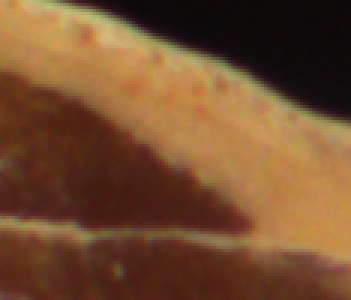
#> input picture img/Motifs/motif_nucleus_1.png, 117 x 100 px, found by its file name (shown 3 times larger)
$ jupyter execute --allow-errors 'Traitement_automatisé.ipynb'   (older library calls are emulated)
#> lines starting #> are read from the running program, lines starting #| are printed output that depends on the picture
# On importe les librairies requises

[cell 1]
import numpy as np
from PIL import Image
import matplotlib.pyplot as plt
import cv2
import os
import time
from sklearn.cluster import KMeans
from skimage.color import rgb2lab, lab2rgb, rgb2hsv, hsv2rgb
#from kmeans_gpu import KMeans
#import torch

# On charge les images correspondantes au motifs a rechercher

[cell 2]
template_nucleus = cv2.imread('./Motifs/motif_nucleus_1.png')
#> template_nucleus is the input picture: shape (100, 117, 3); mean B, G, R 47.2, 78.2, 116.5

if template_nucleus is None:
    print("Error: Could not read the image.")
else:
    # Continue with displaying the image.
    cv2.imshow('template_nucleus', template_nucleus)
    plt.imshow(cv2.cvtColor(template_nucleus, cv2.COLOR_BGR2RGB))
    plt.axis('off')
    plt.show()
    print(template_nucleus.shape)
#| (100, 117, 3)

[cell 3]
template_nucleus_2 = cv2.imread('./Motifs/motif_nucleus_2.png')
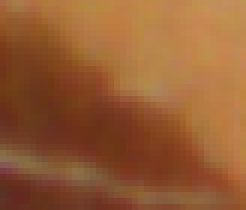
#> input picture img/Motifs/motif_nucleus_2.png, 41 x 35 px, found by its file name (shown 6 times larger)
#> template_nucleus_2 is the input picture: shape (35, 41, 3); mean B, G, R 51.9, 92.7, 149.3

if template_nucleus_2 is None:
    print("Error: Could not read the image.")
else:
    # Continue with displaying the image.
    cv2.imshow('template_nucleus', template_nucleus_2)
    plt.imshow(cv2.cvtColor(template_nucleus_2, cv2.COLOR_BGR2RGB))
    plt.axis('off')
    plt.show()
    print(template_nucleus_2.shape)
#| (35, 41, 3)

[cell 4]
template_cotes = cv2.imread('./Motifs/colonne/motif_bas_1.png')
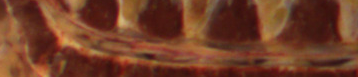
#> input picture img/Motifs/colonne/motif_bas_1.png, 358 x 77 px, found by its file name
#> template_cotes is the input picture: shape (77, 358, 3); mean B, G, R 39.1, 61.8, 113.1

if template_cotes is None:
    print("Error: Could not read the image.")
else:
    # Continue with displaying the image.
    cv2.imshow('template_cotes', template_cotes)
    plt.imshow(cv2.cvtColor(template_cotes, cv2.COLOR_BGR2RGB))
    plt.axis('off')
    plt.show()
    print(template_cotes.shape)
#| (77, 358, 3)

[cell 5]
motif_directory = './Motifs/colonne/'

# Initialisation de la liste des motifs
liste_motifs = []

# Parcours de tous les fichiers dans le répertoire de motifs
for filename in os.listdir(motif_directory):
    # Vérification de l'extension du fichier
    if filename.endswith('.png'):
        # Construction du chemin complet du motif
        motif_path = os.path.join(motif_directory, filename)
        # Lecture du motif
        motif = cv2.imread(motif_path)
        # Vérification si la lecture a réussi
        if motif is not None:
            # Ajout du motif à la liste
            liste_motifs.append(motif)
        else:
            print(f"Error: Could not read the image {motif_path}")

# Affichage de la liste des motifs
num_motifs = len(liste_motifs)
#> num_motifs = 1
fig, axs = plt.subplots(1, num_motifs, figsize=(10, 5))

#> (the rest of this cell did not finish here and is left out)

# On réalise les fonctions qui seront utilisées dans le script principal

[cell 6]
# [81 lines left out: function ajout_box, not called in this run]

    #return [image, best_template_cotes is not None]

[cell 7]
def traitement_kmean(image_init,k):

    #image = rgb2lab(image_init)
    #image = cv2.cvtColor(image_init, cv2.COLOR_BGR2YUV)
    image = image_init
    pixel_matrix = np.array(image)

    # Redimensionner la matrice de pixels en une liste de pixels
    pixels = pixel_matrix.reshape(-1, 3)
    # Appliquer K-Means pour réduire les couleurs
    kmeans = KMeans(n_clusters=k, random_state=10, n_init =10)
    kmeans.fit(pixels)
    labels = kmeans.predict(pixels)
    cluster_centers = kmeans.cluster_centers_

    # Remplacer les couleurs des pixels par les couleurs moyennes des catégories
    pixels_reduced = cluster_centers[labels].reshape(pixel_matrix.shape)

    # Créer une nouvelle image à partir des pixels réduits
    image_reduced = Image.fromarray(pixels_reduced.astype('uint8'))
    return image_reduced

[cell 8]
# [23 lines left out: function traitement_kmean_gpu, not called in this run]

[cell 9]
# [19 lines left out: function traitement_kmean_red, not called in this run]

[cell 10]
#0 = bleu
#1 = vert
#2 = rouge
# [25 lines left out: function traitement_kmean_red_green, not called in this run]

[cell 11]
# [21 lines left out: function traitement_kmean_YUV, not called in this run]

[cell 12]
# [23 lines left out: function traitement_kmean_lab, not called in this run]

[cell 13]
# [23 lines left out: function traitement_kmean_hsv, not called in this run]

# Traitement du dossier

## Ajout des zones

[cell 14]
dossier_source = "./Images_originales"
chemin_destination = "./Images_finales"
nb_images = 0
images_valides = 0
temps_debut = time.time()

#> (the rest of this cell did not finish here and is left out)

## KMEAN

[cell 15]
# Images_originales_finales
# Images_originales_réduit
# Images_originales
dossier_source = "./Images_originales"
chemin_destination = "./Images_kmean_3"
nb_images = 0
temps_debut = time.time()

#> (the rest of this cell did not finish here and is left out)

## GPU

[cell 16]
# Images_originales_finales
# Images_originales_réduit
# Images_originales
dossier_source = "./Images_originales"
chemin_destination = "./Images_kmean_gpu"
nb_images = 0
temps_debut = time.time()

#> (the rest of this cell did not finish here and is left out)

[cell 17]
dossier_source = "./Images_originales"
chemin_destination = "./Images_kmean_red"
nb_images = 0
temps_debut = time.time()

#> (the rest of this cell did not finish here and is left out)

[cell 18]
dossier_source = "./Images_originales"
chemin_destination = "./Images_kmean_red_green"
nb_images = 0
temps_debut = time.time()

#> (the rest of this cell did not finish here and is left out)

## LAB

[cell 19]
# Images_originales_finales
# Images_originales_réduit
# Images_originales
dossier_source = "./Images_originales"
chemin_destination = "./Images_kmean_LAB"
nb_images = 0
temps_debut = time.time()

#> (the rest of this cell did not finish here and is left out)

## YUV

[cell 20]
# Images_originales_finales
# Images_originales_réduit
# Images_originales
dossier_source = "./Images_originales"
chemin_destination = "./Images_kmean_YUV"
nb_images = 0
temps_debut = time.time()

#> (the rest of this cell did not finish here and is left out)

## HSV

[cell 21]
# Images_originales_finales
# Images_originales_réduit
# Images_originales
dossier_source = "./Images_originales"
chemin_destination = "./Images_kmean_HSV_2"
nb_images = 0
temps_debut = time.time()

#> (the rest of this cell did not finish here and is left out)

# Algorithmes de détection des contours

## Canny edge detector

[cell 22]
# Images_originales_finales
# Images_originales_réduit
# Images_originales
dossier_source = "./Images_originales"
chemin_destination = "./Images_kmean_canny_edge"
nb_images = 0
temps_debut = time.time()

lower_threshold = 100
upper_threshold = 150

#> (the rest of this cell did not finish here and is left out)

## Sobel Operator

[cell 23]
# Images_originales_finales
# Images_originales_réduit
# Images_originales
dossier_source = "./Images_originales"
chemin_destination = "./Images_kmean_sobel_operator"
nb_images = 0
temps_debut = time.time()


#> (the rest of this cell did not finish here and is left out)

## contours actifs

[cell 24]
from skimage.segmentation import active_contour

# Images_originales_finales
# Images_originales_réduit
# Images_originales
dossier_source = "./Images_originales"
chemin_destination = "./Images_kmean_contours_actifs"
nb_images = 0
temps_debut = time.time()

# Définir un contour initial (vous devrez ajuster cela en fonction de votre image)
#> (the rest of this cell did not finish here and is left out)

[cell 25]
from kmeanstf import KMeansTF

[cell 26]
import matplotlib.pyplot as plt

# Charger l'image
image = cv2.imread("./Images_originales/000002.jpg")
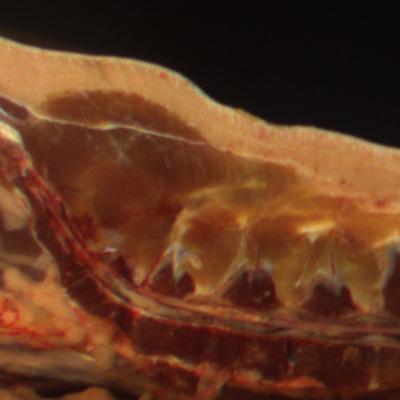
#> input picture img/000002.jpg, 400 x 400 px, found by its file name
#> image is the input picture: shape (400, 400, 3); mean B, G, R 32.3, 56.2, 99

# Définir le noyau structurant
kernel = np.ones((20,30), np.uint8)  # Noyau de 5x5 avec tous les éléments à 1

# Appliquer l'érosion
image_eroded = cv2.erode(image, kernel, iterations=1)

# Afficher les images avec matplotlib
plt.figure(figsize=(10, 5))

# Afficher l'image originale
plt.subplot(1, 2, 1)
plt.title('Image originale')
plt.imshow(cv2.cvtColor(image, cv2.COLOR_BGR2RGB))  # Convertir de BGR à RGB pour matplotlib
plt.axis('off')

# Afficher l'image érodée
plt.subplot(1, 2, 2)
plt.title('Image érodée')
plt.imshow(cv2.cvtColor(image_eroded, cv2.COLOR_BGR2RGB))  # Convertir de BGR à RGB pour matplotlib
plt.axis('off')

plt.show()

[cell 27]
import matplotlib.pyplot as plt

# Charger l'image
image = cv2.imread("./Images_originales/000002.jpg")

# Définir le noyau structurant
kernel = np.ones((3, 3), np.uint8)  # Noyau de 5x5 avec tous les éléments à 1

# Appliquer l'érosion
image_eroded = cv2.erode(image, kernel, iterations=1)

# Afficher les images avec matplotlib
plt.figure(figsize=(10, 5))

# Afficher l'image originale
plt.subplot(1, 3, 1)
plt.title('Image originale')
plt.imshow(cv2.cvtColor(image, cv2.COLOR_BGR2RGB))  # Convertir de BGR à RGB pour matplotlib
plt.axis('off')

# Appliquer le traitement K-Means à l'image érodée
image_traitee_1 = traitement_kmean(image, 3)
image_traitee_2 = traitement_kmean(image_eroded, 3)

# Afficher l'image kmean
plt.subplot(1, 3, 2)
plt.title('Image traitée')
plt.imshow(image_traitee_1)  # Matplotlib attend déjà une image au format RGB
plt.axis('off')

# Afficher l'image kmean érodée
plt.subplot(1, 3, 3)
plt.title('Image traitée')
plt.imshow(image_traitee_2)  # Matplotlib attend déjà une image au format RGB
plt.axis('off')
plt.show()

## Histogrammes suivant les différents formats d'images

## RGB

[cell 28]
import cv2
import matplotlib.pyplot as plt

# Charger l'image
image = cv2.imread("./Images_originales/000002.jpg")

# Convertir l'image en espace couleur RGB
image_rgb = cv2.cvtColor(image, cv2.COLOR_BGR2RGB)

# Séparer les canaux RGB
R, G, B = cv2.split(image_rgb)

# Créer un histogramme pour chaque canal
plt.figure(figsize=(10, 5))

plt.subplot(1, 3, 1)
plt.hist(R.ravel(), bins=256, range=(0, 256), color='red')
plt.title('Canal R')
plt.xlabel('Intensité')
plt.ylabel('Nombre de pixels')

plt.subplot(1, 3, 2)
plt.hist(G.ravel(), bins=256, range=(0, 256), color='green')
plt.title('Canal G')
plt.xlabel('Intensité')
plt.ylabel('Nombre de pixels')

plt.subplot(1, 3, 3)
plt.hist(B.ravel(), bins=256, range=(0, 256), color='blue')
plt.title('Canal B')
plt.xlabel('Intensité')
plt.ylabel('Nombre de pixels')

plt.tight_layout()
plt.show()
#> figure, not shown here; panel 1: tallest bar 4624 high, from x = 13 to 14; panel 2: tallest bar 6325 high, from x = 9 to 10; panel 3: tallest bar 6014 high, from x = 8 to 9

## LAB

[cell 29]
# Charger l'image
image = cv2.imread("./Images_originales/000002.jpg")

# Convertir l'image en espace couleur LAB
image_lab = cv2.cvtColor(image, cv2.COLOR_BGR2LAB)
#> image_lab: shape (400, 400, 3); mean of channels 0, 1, 2 71.3, 144, 149.9

# Séparer les canaux LAB
L, A, B = cv2.split(image_lab)

# Créer un histogramme pour chaque canal
plt.figure(figsize=(10, 5))

plt.subplot(1, 3, 1)
plt.hist(L.ravel(), bins=256, range=(0, 256), color='black')
plt.title('Canal L')
plt.xlabel('luminosité')
plt.ylabel('Nombre de pixels')

plt.subplot(1, 3, 2)
plt.hist(A.ravel(), bins=256, range=(0, 256), color='green')
plt.title('Canal A')
plt.xlabel('Intensité')
plt.ylabel('Nombre de pixels')

plt.subplot(1, 3, 3)
plt.hist(B.ravel(), bins=256, range=(0, 256), color='blue')
plt.title('Canal B')
plt.xlabel('Intensité')
plt.ylabel('Nombre de pixels')

plt.tight_layout()
plt.show()
#> figure, not shown here; panel 1: tallest bar 9455 high, from x = 7 to 8; panel 2: tallest bar 18000 high, from x = 128 to 129; panel 3: tallest bar 14542 high, from x = 130 to 131

## YUV

[cell 30]
# Charger l'image
image = cv2.imread("./Images_originales/000002.jpg")

# Convertir l'image en espace couleur YUV
image_yuv = cv2.cvtColor(image, cv2.COLOR_BGR2YUV)
#> image_yuv: shape (400, 400, 3); mean of channels 0, 1, 2 66.3, 111.3, 156.7

# Séparer les canaux YUV
Y, U, V = cv2.split(image_yuv)
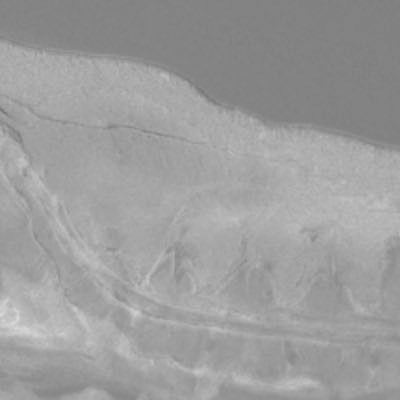
#> V: shape (400, 400); min 116, max 217, mean 156.7

# Créer un histogramme pour chaque canal
plt.figure(figsize=(10, 5))

plt.subplot(1, 3, 1)
plt.hist(Y.ravel(), bins=256, range=(0, 256), color='gray')
plt.title('Canal Y')
plt.xlabel('luminosité')
plt.ylabel('Nombre de pixels')

plt.subplot(1, 3, 2)
plt.hist(U.ravel(), bins=256, range=(0, 256), color='orange')
plt.title('Canal U')
plt.xlabel('Intensité')
plt.ylabel('Nombre de pixels')

plt.subplot(1, 3, 3)
plt.hist(V.ravel(), bins=256, range=(0, 256), color='purple')
plt.title('Canal V')
plt.xlabel('Intensité')
plt.ylabel('Nombre de pixels')

plt.tight_layout()
plt.show()
#> figure, not shown here; panel 1: tallest bar 6795 high, from x = 10 to 11; panel 2: tallest bar 14537 high, from x = 127 to 128; panel 3: tallest bar 15658 high, from x = 131 to 132

## HSV

[cell 31]
# Charger l'image
image = cv2.imread("./Images_originales/000002.jpg")

# Convertir l'image en espace couleur HSV
image_hsv = cv2.cvtColor(image, cv2.COLOR_BGR2HSV)
#> image_hsv: shape (400, 400, 3); mean H, S, V 17.7, 159.5, 99

# Séparer les canaux HSV
H, S, V = cv2.split(image_hsv)
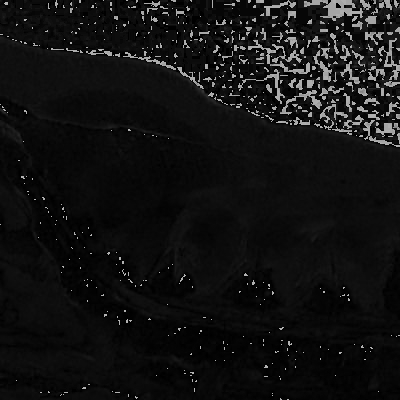
#> H: shape (400, 400); min 0, max 179, mean 17.7
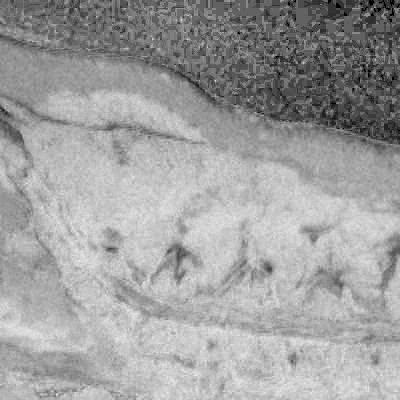
#> S: shape (400, 400); min 0, max 233, mean 159.5

# Créer un histogramme pour chaque canal
plt.figure(figsize=(10, 5))

plt.subplot(1, 3, 1)
plt.hist(H.ravel(), bins=256, range=(0, 256), color='orange', alpha=0.7)
plt.title('Canal H')
plt.xlabel('Teinte')
plt.ylabel('Nombre de pixels')

plt.subplot(1, 3, 2)
plt.hist(S.ravel(), bins=256, range=(0, 256), color='green', alpha=0.7)
plt.title('Canal S')
plt.xlabel('Saturation')
plt.ylabel('Nombre de pixels')

plt.subplot(1, 3, 3)
plt.hist(V.ravel(), bins=256, range=(0, 256), color='blue', alpha=0.7)
plt.title('Canal V')
plt.xlabel('Luminosité')
plt.ylabel('Nombre de pixels')

plt.tight_layout()
plt.show()
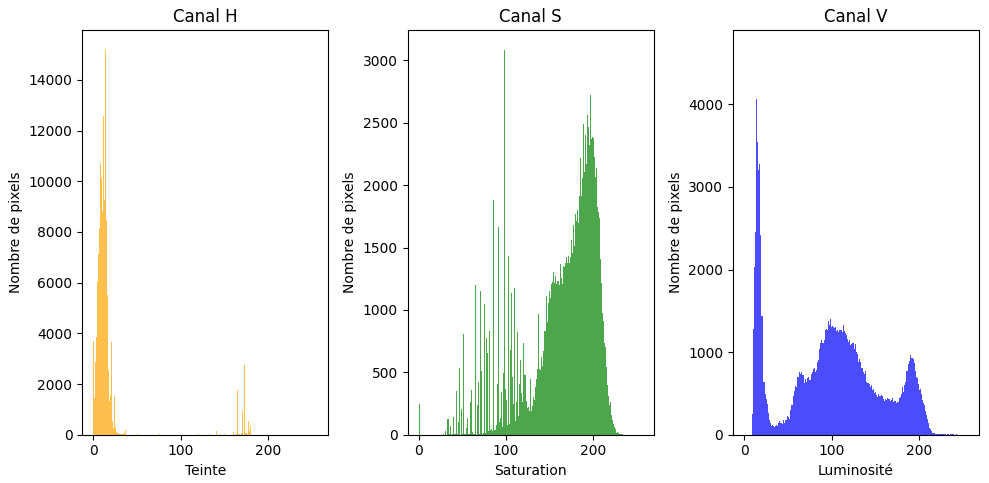
#> figure drawn by matplotlib, 3 panels; panel 1: tallest bar 15193 high, from x = 13 to 14; panel 2: tallest bar 3087 high, from x = 98 to 99; panel 3: tallest bar 4664 high, from x = 13 to 14

[cell 32]
#!/usr/bin/env python

"""
Ensemble de fonctions utilitaires pour l'analyse de l'image.
"""

import cv2 as cv
import math

__author__ = "Bastien Baudouin, Guillaume Polizzi"


# [97 lines left out: functions reframeImage, measureFatThickness, not called in this run]
    #return 0

[cell 33]
def traitement_kmean(image_init,k):

    #image = rgb2lab(image_init)
    #image = cv2.cvtColor(image_init, cv2.COLOR_BGR2YUV)
    image = image_init
    pixel_matrix = np.array(image)

    # Redimensionner la matrice de pixels en une liste de pixels
    pixels = pixel_matrix.reshape(-1, 3)
    # Appliquer K-Means pour réduire les couleurs
    kmeans = KMeans(n_clusters=k, random_state=10, n_init=10)
    kmeans.fit(pixels)
    labels = kmeans.predict(pixels)
    cluster_centers = kmeans.cluster_centers_

    # Remplacer les couleurs des pixels par les couleurs moyennes des catégories
    pixels_reduced = cluster_centers[labels].reshape(pixel_matrix.shape)

    # Créer une nouvelle image à partir des pixels réduits
    image_reduced = Image.fromarray(pixels_reduced.astype('uint8'))
    return image_reduced

[cell 34]
#!/usr/bin/env python
"""
Programme principal d'analyse d'images de carcasses de porc.
"""
import cv2 as cv


__author__ = "Bastien Baudouin, Guillaume Polizzi"

img = cv2.imread("./Images_originales/000004.jpg")
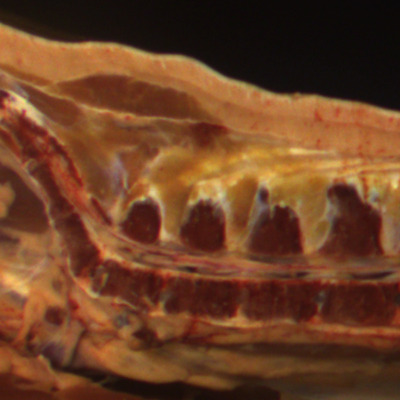
#> input picture img/000004.jpg, 400 x 400 px, found by its file name
#> img is the input picture: shape (400, 400, 3); mean B, G, R 37.1, 64.6, 108.3

# Appliquer le traitement K-Means
image_reduced = traitement_kmean(img, 2)
#> in traitement_kmean, `pixels_reduced = cluster_centers[labels].reshape(pixel_matrix.shape)`:
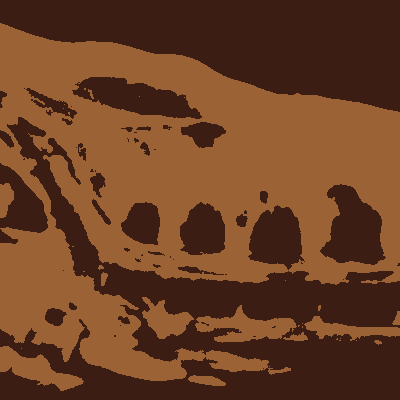
#> pixels_reduced: shape (400, 400, 3) float64; mean B, G, R 37.1, 64.5, 108.3
#> in traitement_kmean, `image_reduced = Image.fromarray(pixels_reduced.astype('uint8'))`:
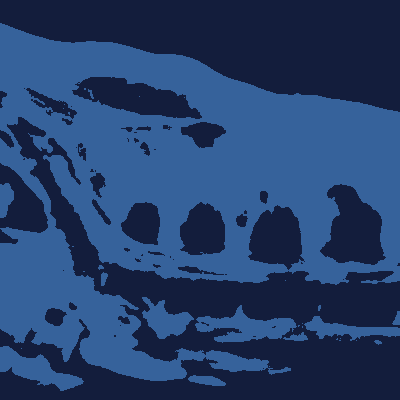
#> image_reduced: PIL image 400x400 RGB; mean R, G, B 36.6, 63.7, 107.8
#image_kmean = image_reduced

#image_reduced.save("./Images_kmean_2/test-simplified-1.png", format='PNG')
image_traitee_rgb = cv2.cvtColor(np.array(image_reduced), cv2.COLOR_BGR2RGB)
Image.fromarray(image_traitee_rgb).save("test-simplified-1.jpg")
#image_reduced.save("test-simplified-1.jpg")


#image_kmean = cv2.imread("./Images_kmean_2/000004.jpg")
image_kmean = cv2.imread("test-simplified-1.jpg")


# [7 lines of commented-out code are left out]
#> (the rest of this cell did not finish here and is left out)
